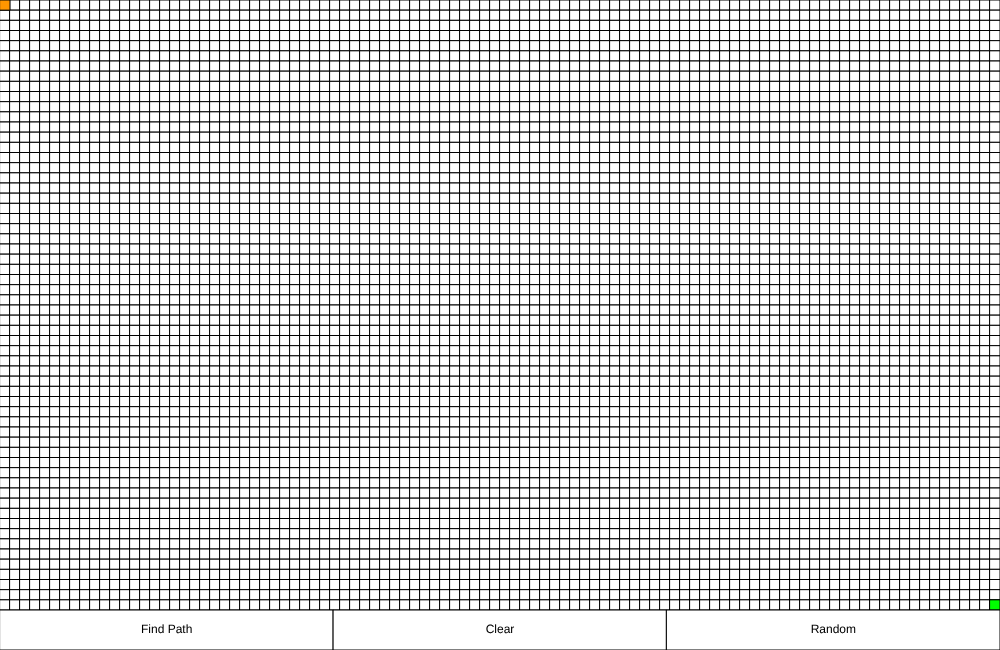
Frame 1 (no input)
Frame 60 (no input): identical to frame 1, image omitted
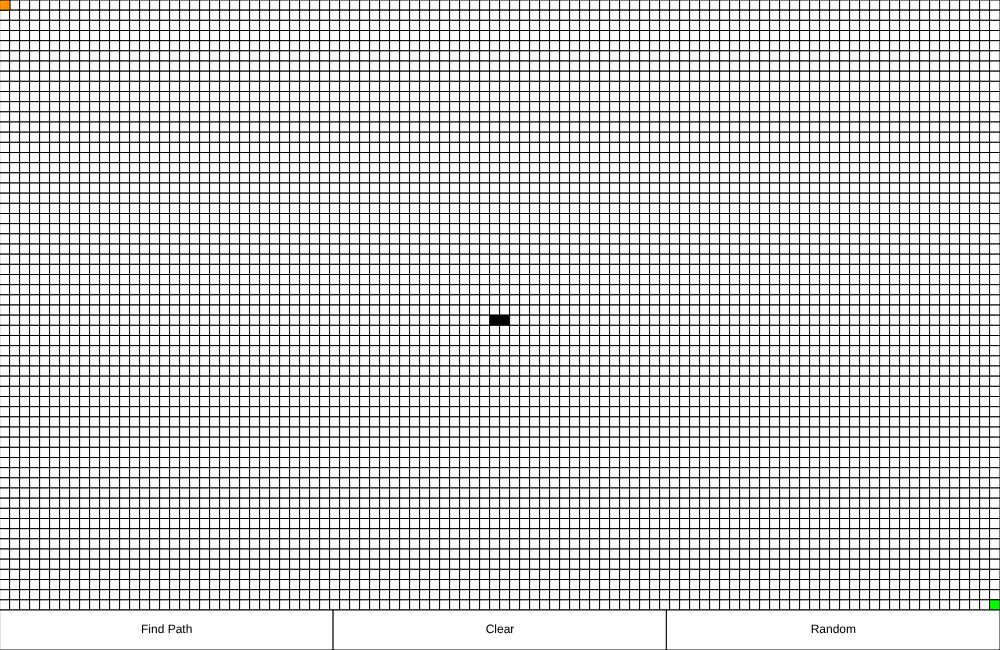
Frame 120 (the mouse pressed at the canvas centre since frame 60)

The p5.js sketch that drew these frames (run headless with seeded random() and noise() and a simulated clock; from frame 60 on, the mouse is pressed at the canvas centre):

// p5.js sketch
// ── sketch.js
var rows = 60;
var cols = 100;
var grid = new Array(rows);

var openSet;
var closedSet;

var randInt = false;

var start;
var end;

var nw, nh;      // node width and node height
var bh = 40;    // button height

var path;

var find;
var cleared;

function setup() {
  createCanvas(1000, 650);
  
  for (let i=0; i<rows; i++)
	grid[i] = new Array(cols);
  
  openSet = [];
  closedSet = [];
  path = [];
  
  nw = width / cols;
  nh = (height-bh) / rows;   // to make space for buttons
  
  initGrid();
  setNeighbors();
  
  setStart(0, 0);
  setEnd(rows-1, cols-1);
  
  openSet.push(start);
  
  find = false;
  cleared = true;
}

function draw() {
  background(50);
  strokeWeight(1);
  if (find)
    evaluateNodes();
  updateColours();
  renderStartButton();
  strokeWeight(1);
  renderClearButton();
  strokeWeight(1);
  renderRandomButton();
}

function initGrid() {
  for (let i=0; i<rows; i++)
    for (let j=0; j<cols; j++)
      grid[i][j] = new Node(i, j);
}

function setStart(i, j) {
  start = grid[i][j];
  start.remObs();
}

function setEnd(i, j) {
  end = grid[i][j];
  end.remObs();
}

function setNeighbors() {
  for (let i=0; i<rows; i++)
    for (let j=0; j<cols; j++)
      grid[i][j].addNeighbors(grid);
}

function evaluateNodes() {
  if (openSet.length > 0) {
    var current = openSet[0];
    
    if (current == end) {
      console.log("Path Found!");
      find = false;
    }
    
    openSet.shift();
    closedSet.push(current);
    
    var neighbors = current.neighbors;
    
    evaluateNeighbors(neighbors, current);
    
  } else {
    console.log("No solution :(");
    find = false;
  }
}

function evaluateNeighbors(neighbors, node) {
  for (var i=0; i<neighbors.length; i++) {
    var neighbor = neighbors[i];
    
    if (!closedSet.includes(neighbor) && !neighbor.isObs()) {
      var potentialG = node.g + 1;
      
      if (openSet.includes(neighbor)) {
        if (potentialG < neighbor.g) {
          updateNodeAttributes(neighbor, node, potentialG);
        }
      } else {
        openSet.push(neighbor);
        updateNodeAttributes(neighbor, node, potentialG);
        insertionSort(openSet);    // since the open set would always be almost sorted if not sorted
      }
    }
    updatePath(node);
  }
}

function updatePath(node) {
  path = [];
  var tmp = node;
  path.push(tmp);
  while (tmp.prev != null) {
    tmp = tmp.prev;
    path.push(tmp);
  }
}

function insertionSort(list) {
  for (var i=1; i<list.length; ++i) {
    var key = list[i];
    var j = i-1;
    while (j >= 0 && list[j].f > key.f)
      list[j+1] = list[j--];
    list[j+1] = key;
  }
}

function updateNodeAttributes(node, prev, newG) {
  node.g = newG;
  node.h = heuristic(node, end);
  node.f = node.g + node.h;
  node.prev = prev;
}

function updateColours() {
  for (let i=0; i<rows; i++)
    for (let j=0; j<cols; j++)
      grid[i][j].display(color(255));
  
  for (let i=0; i<openSet.length; i++)
    openSet[i].display(color(255, 150, 0));    // open set
  
  for (let i=0; i<closedSet.length; i++)
    closedSet[i].display(color(255, 0, 0));    // closed set
  
  if (path != null)
    for (let i=0; i<path.length; i++)
      path[i].display(color(0, 255, 0));       // path
  
  if (find) end.display(color(128, 0, 128));
  else end.display(color(0, 255, 0));
}

function heuristic(a, b) {
  return dist(a.i, a.j, b.i, b.j);      // Euclidean distance
}

function renderStartButton() {
  var startButton = new Button(0, height-bh, width/3, bh, 255, 255, 255, "Find Path");
  startButton.update();
  startButton.display();
  if (cleared && startButton.isClicked()) {
    cleared = false;
    find = true;
    startButton.unClick();
  }
}

function renderClearButton() {
  var clearButton = new Button(width/3, height-bh, width/3, bh, 255, 255, 255, "Clear");
  clearButton.update();
  clearButton.display();
  if (clearButton.isClicked()) {
    randInt = false;
    setup();
    clearButton.unClick();
  }
}

function renderRandomButton() {
  var randomButton = new Button(2*width/3, height-bh, width/3, bh, 255, 255, 255, "Random");
  randomButton.update();
  randomButton.display();
  if (randomButton.isClicked()) {
    randInt = true;
    setup();
  }
}
// ── Button.js
function Button(x, y, w, h, r, g, b, t) {
    this.x = x;
    this.y = y;
    this.bWidth = w;
    this.bHeight = h;
    this.colour = color(r, g, b);
    this.text = t;
    this.clicked = false;
    
    this.update = function() {
      if (mouseX >= this.x && mouseX <= this.x + this.bWidth &&
          mouseY >= this.y && mouseY <= this.y + this.bHeight) {
        strokeWeight(4);
        if (mouseIsPressed && mouseButton == LEFT) {
          strokeWeight(2);
          this.clicked = true;
        }
      }
      
      if (!mouseIsPressed) this.clicked = false;
    }
    
    this.display = function() {
      fill(this.colour);
      rect(this.x, this.y, this.bWidth, this.bHeight);
      textAlign(CENTER, CENTER);
      fill(0);
      textSize(12);
      strokeWeight(0);
      text(this.text, this.x + (this.bWidth/2), this.y + (this.bHeight/2));
    }
    
    this.isClicked = function() {
      return this.clicked;
    }
    
    this.unClick = function() {
      this.clicked = false;
    }
}
// ── Node.js
function Node(i, j) {
    /*
    f: f score
    g: g score
    h: heuristic
    */
    this.i = i;
    this.j = j;
    this.f = 0;
    this.g = 0;
    this.h = 0;
    this.sw = 0;
    this.sh = 0;
    this.neighbors = [];
    this.prev = null;
    if (randInt)
      if (random(10) <= 4) this.obs = true;    // to assign random obstacles
      else this.obs = false;
    
    this.display = function(colour) {
      if (this.isObs()) fill(0);
      else fill(colour);
      stroke(0);
      rect(this.j*nw, this.i*nh, nw, nh);
      
      if (mouseIsPressed) {
        if (mouseX >= this.j*nw && mouseX <= this.j*nw+nw &&
            mouseY >= this.i*nh && mouseY <= this.i*nh+nh)
            this.obs = true;
      }
    }
    
    this.addNeighbors = function(grid) {
      if (this.i < rows-1)
        this.neighbors.push(grid[this.i+1][this.j]);
      if (this.i > 0)
        this.neighbors.push(grid[this.i-1][this.j]);
      if (this.j < cols-1)
        this.neighbors.push(grid[this.i][this.j+1]);
      if (this.j > 0)
        this.neighbors.push(grid[this.i][this.j-1]);
      if (this.i < rows-1 && this.j < cols-1)
        this.neighbors.push(grid[this.i+1][this.j+1]);
      if (this.i > 0 && this.j > 0)
        this.neighbors.push(grid[this.i-1][this.j-1]);
      if (this.j < cols-1 && this.i > 0)
        this.neighbors.push(grid[this.i-1][this.j+1]);
      if (this.j > 0 && this.i < rows-1)
        this.neighbors.push(grid[this.i+1][this.j-1]);
    }
    
    this.isObs = function() {
      return this.obs;
    }
    
    this.remObs = function() {
      this.obs = false;
    }
}
